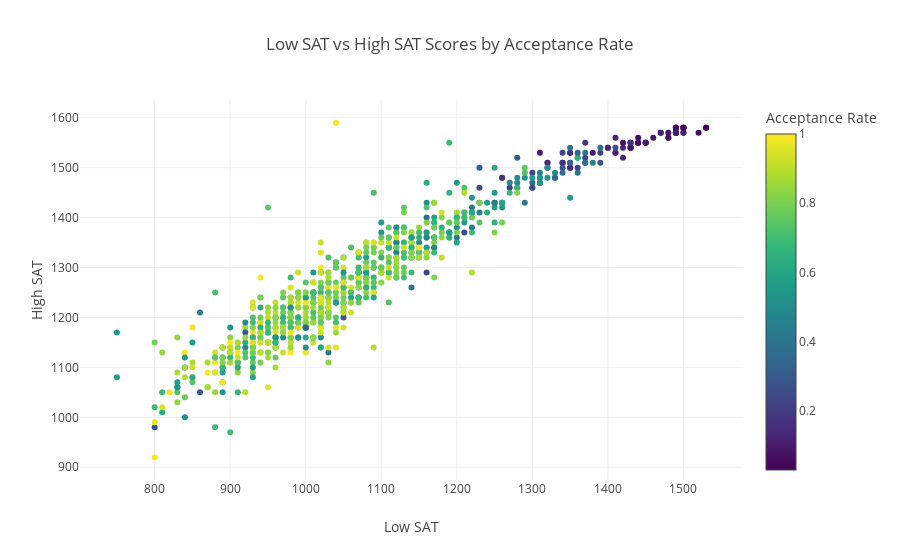

Here is the notebook cell this chart was saved with:
### Markdown cell above
# <span style="color:#008080">Statistiques Descriptives et Visualisation</span>

Nous explorons ici la **relation** entre les **scores SAT bas** (`low_sat`) et **hauts** (`high_sat`), en les corrélant au **taux d’admission** (`Acceptance Rate`). 

- Les cercles sont **colorés** selon leur taux d’admission (de 0% à 100%), offrant un repère immédiat sur la **sélectivité** :  
  - Plus la couleur tend vers le **violet**, plus l’université est **selective** (taux d’acceptation faible).  
  - Plus la couleur tire vers le **jaune**, plus l’établissement est facile d’accès (taux d’acceptation élevé).  

- Une **dispersion** linéaire apparaît nettement : les universités affichant de **plus hauts scores SAT** (ex. 1500+ en score haut) ont **fréquemment** un faible taux d’admission, soulignant leur **haut niveau d’exigence**.

Cette étape de **data visualisation** confirme l’intuition selon laquelle il existe une **corrélation** marquée entre :
1. **Exigences académiques** (scores SAT).  
2. **Sélectivité** (Acceptance Rate).  

Elle constitue un **levier d’information précieux** pour les étudiants qui souhaitent cibler les universités en adéquation avec **leur profil** et pour **mieux comprendre** l’offre académique américaine.

### Code cell
from plots import create_sat_scatter_plot
df = pd.read_excel('final_dataset.xlsx')

# Définir les colonnes de survol
hover_cols = {
    "City": True,
    "Acceptance Rate": ":.0%",
    "Net Price": ":$,.0f",
    "major_top1": True,
    "graduates_top1": True,
}

# Créer et afficher le graphique
fig_sat_scores = create_sat_scatter_plot(
    df,
    x_col="low_sat",
    y_col="high_sat",
    color_col="Acceptance Rate",
    hover_cols=hover_cols,
    title="Low SAT vs High SAT Scores by Acceptance Rate"
)

fig_sat_scores.show()

### Figure 1 — Plotly figure (JSON) as saved in the notebook; plotly's stock layout.template omitted (floating-point values rounded to 4 significant figures; data arrays with more than 128 entries replaced by an {"elided": "..."} marker saying what was removed)
{"data": [{"customdata": {"elided": "897x5 mixed values"}, "hovertemplate": "<b>%{hovertext}</b><br><br>Low SAT=%{x}<br>High SAT=%{y}<br>City=%{customdata[0]}<br>Acceptance Rate=%{marker.color:.0%}<br>Net Price=%{customdata[2]:$,.0f}<br>major_top1=%{customdata[3]}<br>graduates_top1=%{customdata[4]}<extra></extra>", "hovertext": {"elided": "897 str values"}, "legendgroup": "", "marker": {"color": {"elided": "897 float values"}, "coloraxis": "coloraxis", "symbol": "circle"}, "mode": "markers", "name": "", "orientation": "v", "showlegend": false, "type": "scatter", "x": {"elided": "897 int values"}, "xaxis": "x", "y": {"elided": "897 int values"}, "yaxis": "y"}], "layout": {"coloraxis": {"colorbar": {"title": {"text": "Acceptance Rate"}}, "colorscale": [[0, "#440154"], [0.1111, "#482878"], [0.2222, "#3e4989"], [0.3333, "#31688e"], [0.4444, "#26828e"], [0.5556, "#1f9e89"], [0.6667, "#35b779"], [0.7778, "#6ece58"], [0.8889, "#b5de2b"], [1, "#fde725"]]}, "legend": {"tracegroupgap": 0}, "title": {"text": "Low SAT vs High SAT Scores by Acceptance Rate"}, "xaxis": {"anchor": "y", "domain": [0, 1], "title": {"text": "Low SAT"}}, "yaxis": {"anchor": "x", "domain": [0, 1], "title": {"text": "High SAT"}}}}
